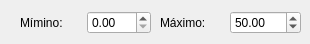
        <widget class="QWidget" name="page_21">
         <widget class="QWidget" name="layoutWidget_51">
          <property name="geometry">
           <rect>
            <x>20</x>
            <y>10</y>
            <width>131</width>
            <height>25</height>
           </rect>
          </property>
          <layout class="QHBoxLayout" name="horizontalLayout_71">
           <item>
            <widget class="QLabel" name="label_88">
             <property name="text">
              <string>Mímino:</string>
             </property>
            </widget>
           </item>
           <item>
            <widget class="QDoubleSpinBox" name="d3unimin">
             <property name="maximum">
              <double>999.990000000000009</double>
             </property>
            </widget>
           </item>
          </layout>
         </widget>
         <widget class="QWidget" name="layoutWidget_52">
          <property name="geometry">
           <rect>
            <x>160</x>
            <y>10</y>
            <width>141</width>
            <height>25</height>
           </rect>
          </property>
          <layout class="QHBoxLayout" name="horizontalLayout_72">
           <item>
            <widget class="QLabel" name="label_89">
             <property name="text">
              <string>Máximo:</string>
             </property>
            </widget>
           </item>
           <item>
            <widget class="QDoubleSpinBox" name="d3unimax">
             <property name="maximum">
              <double>9999.989999999999782</double>
             </property>
             <property name="value">
              <double>50.000000000000000</double>
             </property>
            </widget>
           </item>
          </layout>
         </widget>
        </widget>
